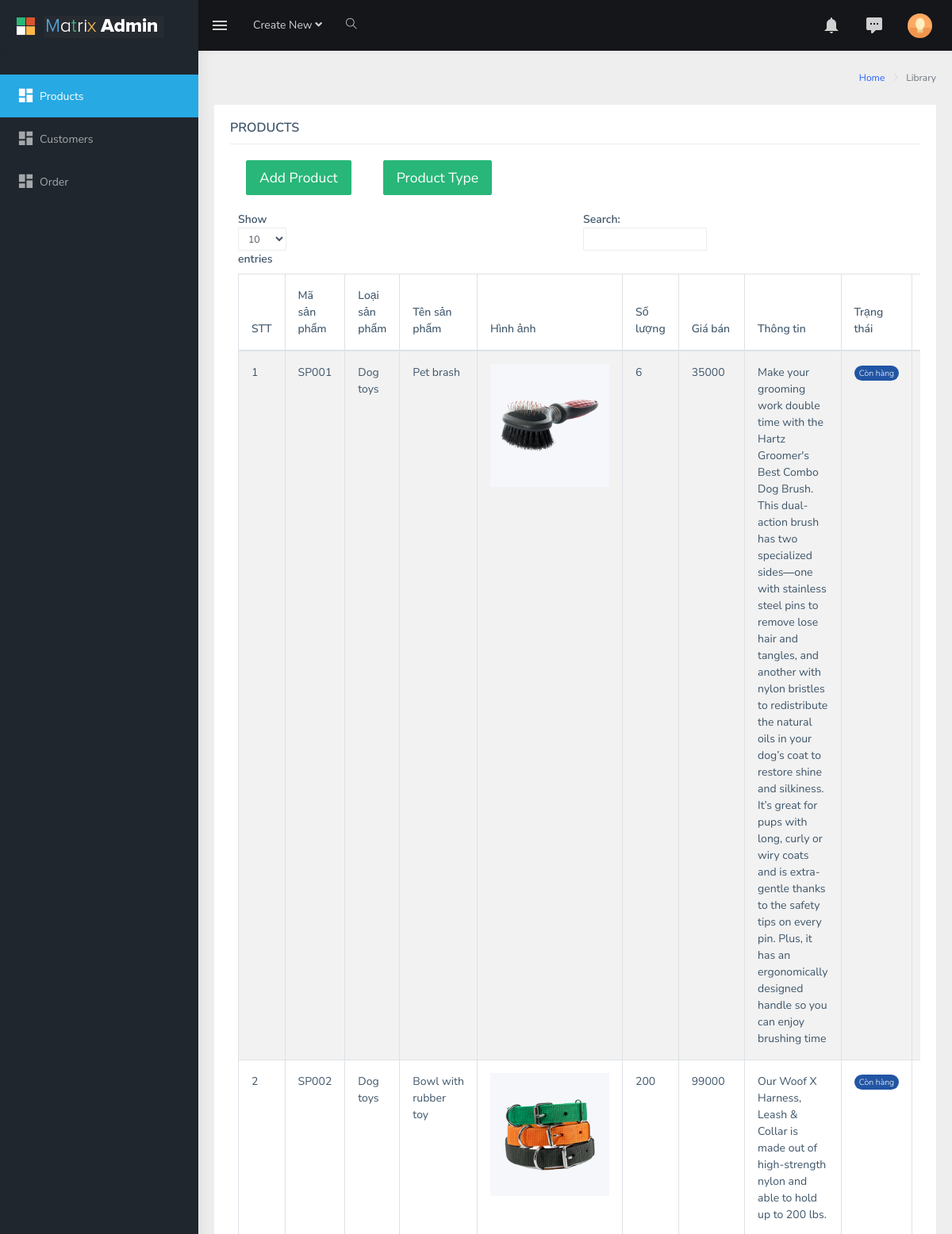
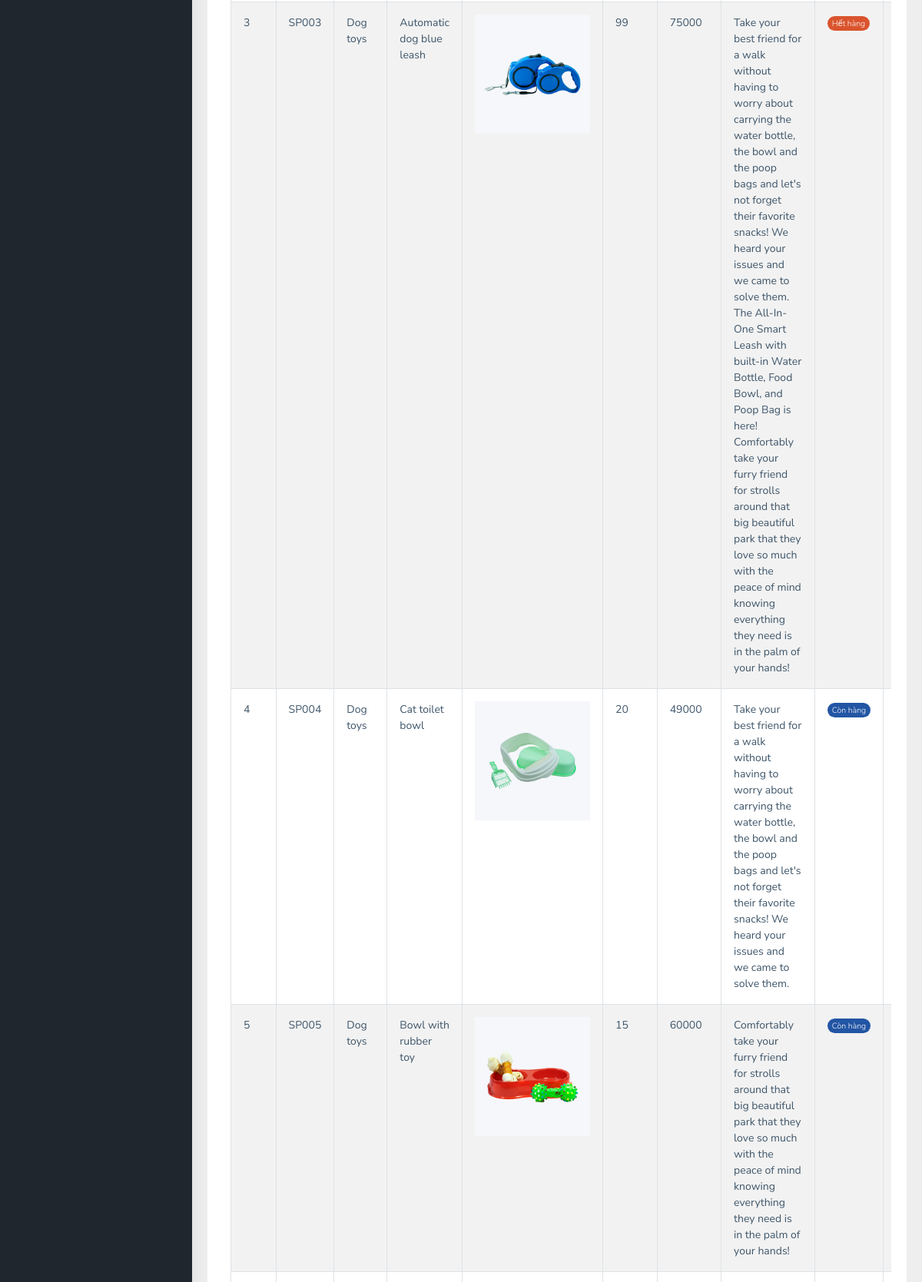
The app's page /admin/list_product.php (upper part) with its own data (2 pictures, top to bottom).
### tables this page shows
CREATE TABLE `san_pham` (
  `ma_sp` varchar(11) NOT NULL,
  `ma_loai_sp` varchar(11) NOT NULL,
  `ten_sp` varchar(50) NOT NULL,
  `hinh_anh` varchar(255) NOT NULL,
  `so_luong` int(11) DEFAULT 0,
  `gia_ban` int(11) DEFAULT 0,
  `thong_tin_them` varchar(500) NOT NULL,
  `trang_thai_sp` tinyint(2) NOT NULL DEFAULT 1
);

CREATE TABLE `loai_sp` (
  `ma_loai` varchar(11) NOT NULL,
  `ten_loai_sp` varchar(50) NOT NULL
);

### admin/controllers/c_product.php (called while the page is built, shortened)
<?php
include ("models/m_product.php");
class c_product{
    public function product() {
        $banner = new m_product();
        $product = $banner->select_product();
        include ("templates/layout.php");
    }
}
?>

### admin/list_product.php (called while the page is built)
<?php
include("controllers/c_product.php");
$product = new c_product();
$product->product();
?>

### admin/models/database.php (called while the page is built, shortened)
<?php
class database{
    protected $pdo = NULL;
    protected $sql = '';
    public function __construct() {
        try
        {
            $this->pdo = new PDO('mysql:host=localhost; dbname=shop_pet_php','root','');
            $this->pdo->query('set names "utf8"');
        }
        catch(PDOException $ex )
        {
            die($ex->getMessage());
        }
    }
    public function setQuery($sql) {
        $this->sql = $sql;
    }
    public function execute($options=array()) {
        $this->sta = $this->pdo->prepare($this->sql);
        $this->sta->execute();
        return $this->sta;
    }
    public function loadAllRows($options=array()) {
        if(!$options) {
            if(!$result = $this->execute())
                return false;
        }
        else {
            if(!$result = $this->execute($options))
                return false;
        }
        return $result->fetchAll(PDO::FETCH_OBJ);
    }
}
?>

### admin/models/m_product.php (called while the page is built, shortened)
<?php
require_once ("database.php");
class m_product extends database {
    public function select_product() {
        $sql = "select *
                from san_pham
                inner join loai_sp
                on san_pham.ma_loai_sp = loai_sp.ma_loai";
        return $this->loadAllRows();
    }
}
?>

### admin/views/product/v_product.php (the view, shortened to what this page needs)
<div class="page-wrapper">
    <div class="page-breadcrumb">
        <div class="row">
            <div class="col-12 d-flex no-block align-items-center">
                <div class="ml-auto text-right">
                    <nav aria-label="breadcrumb">
                        <ol class="breadcrumb">
                            <li class="breadcrumb-item"><a href="#">Home</a></li>
                            <li class="breadcrumb-item active" aria-current="page">Library</li>
                        </ol>
                    </nav>
                </div>
            </div>
        </div>
    </div>
    <div class="container-fluid">
        <div class="row">
            <div class="col-12">
                <div class="card">
                    <div class="card-body">
                        <h5 class="card-title">PRODUCTS</h5>
                        <div class="table-responsive">
                            <div class="border-top" style="display: flex;">
                                <div class="card-body" style="flex: 0;">
                                    <button type="button" class="btn btn-success btn-lg" onclick="window.location.href='add_product.php'">Add Product</button>
                                </div>
                                <div class="card-body" style="flex: 0;">
                                    <button type="button" class="btn btn-success btn-lg" onclick="window.location.href='type_product.php'">Product Type</button>
                                </div>
                            </div>
                            <table id="zero_config" class="table table-striped table-bordered">
                                <thead>
                                <tr>
                                    <th>STT</th>
                                    <th>Mã sản phẩm</th>
                                    <th>Loại sản phẩm</th>
                                    <th>Tên sản phẩm</th>
                                    <th>Hình ảnh</th>
                                    <th>Số lượng</th>
                                    <th>Giá bán</th>
                                    <th>Thông tin</th>
                                    <th>Trạng thái</th>
                                    <th></th>
                                </tr>
                                </thead>
                                <tbody>
                                <?php
                                    foreach ($product as $key=>$value) {
                                        $css_trang_thai = $value->trang_thai_sp ? "badge-info" : "badge-danger";
                                        $text_trang_thai = $value->trang_thai_sp ? "Còn hàng" : "Hết hàng";
                                 ?>
                                    <tr>
                                        <td><?php echo $key+1; ?></td>
                                        <td><?php echo $value->ma_sp ; ?></td>
                                        <td><?php echo $value->ten_loai_sp ; ?></td>
                                        <td><?php echo $value->ten_sp ; ?></td>
                                        <td> <img style="width: 150px;"  src = 'public/imageproduct/<?php echo$value->hinh_anh;?>'></td>
                                        <td><?php echo $value->so_luong ; ?></td>
                                        <td><?php echo $value->gia_ban ; ?></td>
                                        <td><?php echo $value->thong_tin_them ; ?></td>
                                        <td> <span class="badge badge-pill <?php echo $css_trang_thai;?>"><?php echo $text_trang_thai;?> </span></td>
                                        <td>
                                        </td>
                                    </tr>
                                <?php } ?>
                                </tbody>
                            </table>
                        </div>
                    </div>
                </div>
            </div>
        </div>
    </div>
</div>

### records on screen
san_pham: ma_sp "SP001", ma_loai_sp.ten_loai_sp "Dog toys", ten_sp "Pet brash", hinh_anh (picture), so_luong "6", gia_ban "35000", thong_tin_them "Make your grooming work double time with the Hartz Groomer's Best Combo Dog Brush. This dual-action brush has two specialized sides―one with stainless steel pins to remove lose hair and tangles, and another with nylon bristles to redistribute the natural oils in your dog’s coat to restore shine and silkiness. It’s great for pups with long, curly or wiry coats and is extra-gentle thanks to the safety tips on every pin. Plus, it has an ergonomically designed handle so you can enjoy brushing time", trang_thai_sp "Còn hàng"
san_pham: ma_sp "SP002", ma_loai_sp.ten_loai_sp "Dog toys", ten_sp "Bowl with rubber toy", hinh_anh (picture), so_luong "200", gia_ban "99000", thong_tin_them "Our Woof X Harness, Leash & Collar is made out of high-strength nylon and able to hold up to 200 lbs.", trang_thai_sp "Còn hàng"
san_pham: ma_sp "SP003", ma_loai_sp.ten_loai_sp "Dog toys", ten_sp "Automatic dog blue leash", hinh_anh (picture), so_luong "99", gia_ban "75000", thong_tin_them "Take your best friend for a walk without having to worry about carrying the water bottle, the bowl and the poop bags and let's not forget their favorite snacks! We heard your issues and we came to solve them. The All-In-One Smart Leash with built-in Water Bottle, Food Bowl, and Poop Bag is here! Comfortably take your furry friend for strolls around that big beautiful park that they love so much with the peace of mind knowing everything they need is in the palm of your hands!", trang_thai_sp "Hết hàng"
san_pham: ma_sp "SP004", ma_loai_sp.ten_loai_sp "Dog toys", ten_sp "Cat toilet bowl", hinh_anh (picture), so_luong "20", gia_ban "49000", thong_tin_them "Take your best friend for a walk without having to worry about carrying the water bottle, the bowl and the poop bags and let's not forget their favorite snacks! We heard your issues and we came to solve them.", trang_thai_sp "Còn hàng"
san_pham: ma_sp "SP005", ma_loai_sp.ten_loai_sp "Dog toys", ten_sp "Bowl with rubber toy", hinh_anh (picture), so_luong "15", gia_ban "60000", thong_tin_them "Comfortably take your furry friend for strolls around that big beautiful park that they love so much with the peace of mind knowing everything they need is in the palm of your hands!", trang_thai_sp "Còn hàng"
